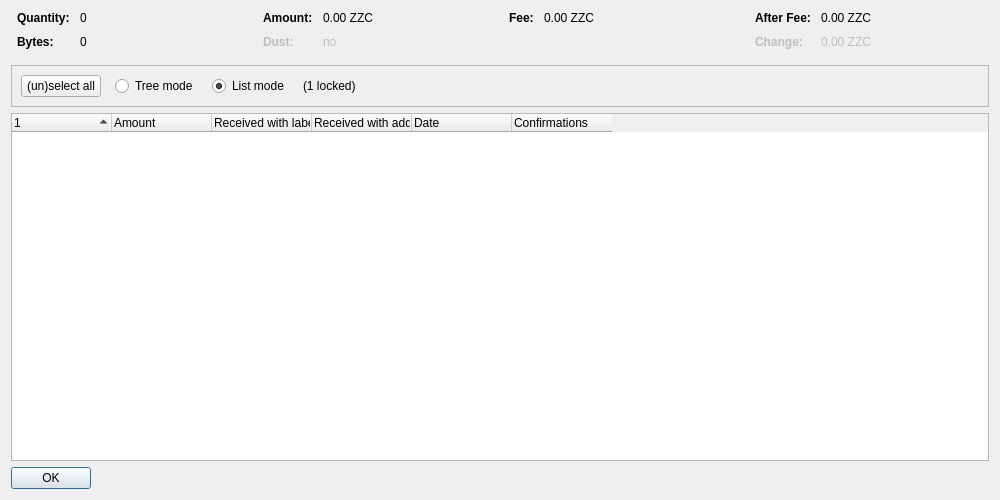
<?xml version="1.0" encoding="UTF-8"?>
<ui version="4.0">
 <class>CoinControlDialog</class>
 <widget class="QDialog" name="CoinControlDialog">
  <property name="geometry">
   <rect>
    <x>0</x>
    <y>0</y>
    <width>1000</width>
    <height>500</height>
   </rect>
  </property>
  <property name="windowTitle">
   <string>Coin Selection</string>
  </property>
  <layout class="QVBoxLayout" name="verticalLayout">
   <item>
    <layout class="QHBoxLayout" name="horizontalLayoutTop" stretch="0,0,0,0">
     <property name="topMargin">
      <number>0</number>
     </property>
     <property name="bottomMargin">
      <number>10</number>
     </property>
     <item>
      <layout class="QFormLayout" name="formLayoutCoinControl1">
       <property name="horizontalSpacing">
        <number>10</number>
       </property>
       <property name="verticalSpacing">
        <number>10</number>
       </property>
       <property name="leftMargin">
        <number>6</number>
       </property>
       <property name="rightMargin">
        <number>6</number>
       </property>
       <item row="0" column="0">
        <widget class="QLabel" name="labelCoinControlQuantityText">
         <property name="font">
          <font>
           <weight>75</weight>
           <bold>true</bold>
          </font>
         </property>
         <property name="text">
          <string>Quantity:</string>
         </property>
        </widget>
       </item>
       <item row="0" column="1">
        <widget class="QLabel" name="labelCoinControlQuantity">
         <property name="cursor">
          <cursorShape>IBeamCursor</cursorShape>
         </property>
         <property name="contextMenuPolicy">
          <enum>Qt::ActionsContextMenu</enum>
         </property>
         <property name="text">
          <string notr="true">0</string>
         </property>
         <property name="textInteractionFlags">
          <set>Qt::LinksAccessibleByMouse|Qt::TextSelectableByKeyboard|Qt::TextSelectableByMouse</set>
         </property>
        </widget>
       </item>
       <item row="1" column="0">
        <widget class="QLabel" name="labelCoinControlBytesText">
         <property name="font">
          <font>
           <weight>75</weight>
           <bold>true</bold>
          </font>
         </property>
         <property name="text">
          <string>Bytes:</string>
         </property>
        </widget>
       </item>
       <item row="1" column="1">
        <widget class="QLabel" name="labelCoinControlBytes">
         <property name="cursor">
          <cursorShape>IBeamCursor</cursorShape>
         </property>
         <property name="contextMenuPolicy">
          <enum>Qt::ActionsContextMenu</enum>
         </property>
         <property name="text">
          <string notr="true">0</string>
         </property>
         <property name="textInteractionFlags">
          <set>Qt::LinksAccessibleByMouse|Qt::TextSelectableByKeyboard|Qt::TextSelectableByMouse</set>
         </property>
        </widget>
       </item>
      </layout>
     </item>
     <item>
      <layout class="QFormLayout" name="formLayoutCoinControl2">
       <property name="horizontalSpacing">
        <number>10</number>
       </property>
       <property name="verticalSpacing">
        <number>10</number>
       </property>
       <property name="leftMargin">
        <number>6</number>
       </property>
       <property name="rightMargin">
        <number>6</number>
       </property>
       <item row="0" column="0">
        <widget class="QLabel" name="labelCoinControlAmountText">
         <property name="font">
          <font>
           <weight>75</weight>
           <bold>true</bold>
          </font>
         </property>
         <property name="text">
          <string>Amount:</string>
         </property>
        </widget>
       </item>
       <item row="0" column="1">
        <widget class="QLabel" name="labelCoinControlAmount">
         <property name="cursor">
          <cursorShape>IBeamCursor</cursorShape>
         </property>
         <property name="contextMenuPolicy">
          <enum>Qt::ActionsContextMenu</enum>
         </property>
         <property name="text">
          <string notr="true">0.00 ZZC</string>
         </property>
         <property name="textInteractionFlags">
          <set>Qt::LinksAccessibleByMouse|Qt::TextSelectableByKeyboard|Qt::TextSelectableByMouse</set>
         </property>
        </widget>
       </item>
       <item row="1" column="0">
        <widget class="QLabel" name="labelCoinControlLowOutputText">
         <property name="enabled">
          <bool>false</bool>
         </property>
         <property name="font">
          <font>
           <weight>75</weight>
           <bold>true</bold>
          </font>
         </property>
         <property name="text">
          <string>Dust:</string>
         </property>
        </widget>
       </item>
       <item row="1" column="1">
        <widget class="QLabel" name="labelCoinControlLowOutput">
         <property name="enabled">
          <bool>false</bool>
         </property>
         <property name="cursor">
          <cursorShape>IBeamCursor</cursorShape>
         </property>
         <property name="contextMenuPolicy">
          <enum>Qt::ActionsContextMenu</enum>
         </property>
         <property name="text">
          <string notr="true">no</string>
         </property>
         <property name="textInteractionFlags">
          <set>Qt::LinksAccessibleByMouse|Qt::TextSelectableByKeyboard|Qt::TextSelectableByMouse</set>
         </property>
        </widget>
       </item>
      </layout>
     </item>
     <item>
      <layout class="QFormLayout" name="formLayoutCoinControl3">
       <property name="horizontalSpacing">
        <number>10</number>
       </property>
       <property name="verticalSpacing">
        <number>10</number>
       </property>
       <property name="leftMargin">
        <number>6</number>
       </property>
       <property name="rightMargin">
        <number>6</number>
       </property>
       <item row="0" column="0">
        <widget class="QLabel" name="labelCoinControlFeeText">
         <property name="font">
          <font>
           <weight>75</weight>
           <bold>true</bold>
          </font>
         </property>
         <property name="text">
          <string>Fee:</string>
         </property>
        </widget>
       </item>
       <item row="0" column="1">
        <widget class="QLabel" name="labelCoinControlFee">
         <property name="cursor">
          <cursorShape>IBeamCursor</cursorShape>
         </property>
         <property name="contextMenuPolicy">
          <enum>Qt::ActionsContextMenu</enum>
         </property>
         <property name="text">
          <string notr="true">0.00 ZZC</string>
         </property>
         <property name="textInteractionFlags">
          <set>Qt::LinksAccessibleByMouse|Qt::TextSelectableByKeyboard|Qt::TextSelectableByMouse</set>
         </property>
        </widget>
       </item>
      </layout>
     </item>
     <item>
      <layout class="QFormLayout" name="formLayoutCoinControl4">
       <property name="horizontalSpacing">
        <number>10</number>
       </property>
       <property name="verticalSpacing">
        <number>10</number>
       </property>
       <property name="leftMargin">
        <number>6</number>
       </property>
       <property name="rightMargin">
        <number>6</number>
       </property>
       <item row="0" column="0">
        <widget class="QLabel" name="labelCoinControlAfterFeeText">
         <property name="font">
          <font>
           <weight>75</weight>
           <bold>true</bold>
          </font>
         </property>
         <property name="text">
          <string>After Fee:</string>
         </property>
        </widget>
       </item>
       <item row="0" column="1">
        <widget class="QLabel" name="labelCoinControlAfterFee">
         <property name="cursor">
          <cursorShape>IBeamCursor</cursorShape>
         </property>
         <property name="contextMenuPolicy">
          <enum>Qt::ActionsContextMenu</enum>
         </property>
         <property name="text">
          <string notr="true">0.00 ZZC</string>
         </property>
         <property name="textInteractionFlags">
          <set>Qt::LinksAccessibleByMouse|Qt::TextSelectableByKeyboard|Qt::TextSelectableByMouse</set>
         </property>
        </widget>
       </item>
       <item row="1" column="0">
        <widget class="QLabel" name="labelCoinControlChangeText">
         <property name="enabled">
          <bool>false</bool>
         </property>
         <property name="font">
          <font>
           <weight>75</weight>
           <bold>true</bold>
          </font>
         </property>
         <property name="text">
          <string>Change:</string>
         </property>
        </widget>
       </item>
       <item row="1" column="1">
        <widget class="QLabel" name="labelCoinControlChange">
         <property name="enabled">
          <bool>false</bool>
         </property>
         <property name="cursor">
          <cursorShape>IBeamCursor</cursorShape>
         </property>
         <property name="contextMenuPolicy">
          <enum>Qt::ActionsContextMenu</enum>
         </property>
         <property name="text">
          <string notr="true">0.00 ZZC</string>
         </property>
         <property name="textInteractionFlags">
          <set>Qt::LinksAccessibleByMouse|Qt::TextSelectableByKeyboard|Qt::TextSelectableByMouse</set>
         </property>
        </widget>
       </item>
      </layout>
     </item>
    </layout>
   </item>
   <item>
    <widget class="QFrame" name="frame">
     <property name="minimumSize">
      <size>
       <width>0</width>
       <height>40</height>
      </size>
     </property>
     <property name="frameShape">
      <enum>QFrame::StyledPanel</enum>
     </property>
     <property name="frameShadow">
      <enum>QFrame::Sunken</enum>
     </property>
     <layout class="QHBoxLayout" name="horizontalLayout">
      <item>
       <layout class="QHBoxLayout" name="horizontalLayoutPanel" stretch="0,0,0,0,0">
        <property name="spacing">
         <number>14</number>
        </property>
        <item>
         <widget class="QPushButton" name="pushButtonSelectAll">
          <property name="sizePolicy">
           <sizepolicy hsizetype="Maximum" vsizetype="Fixed">
            <horstretch>0</horstretch>
            <verstretch>0</verstretch>
           </sizepolicy>
          </property>
          <property name="text">
           <string>(un)select all</string>
          </property>
          <property name="autoDefault">
           <bool>false</bool>
          </property>
         </widget>
        </item>
        <item>
         <widget class="QRadioButton" name="radioTreeMode">
          <property name="sizePolicy">
           <sizepolicy hsizetype="Maximum" vsizetype="Fixed">
            <horstretch>0</horstretch>
            <verstretch>0</verstretch>
           </sizepolicy>
          </property>
          <property name="text">
           <string>Tree mode</string>
          </property>
         </widget>
        </item>
        <item>
         <widget class="QRadioButton" name="radioListMode">
          <property name="sizePolicy">
           <sizepolicy hsizetype="Maximum" vsizetype="Fixed">
            <horstretch>0</horstretch>
            <verstretch>0</verstretch>
           </sizepolicy>
          </property>
          <property name="text">
           <string>List mode</string>
          </property>
          <property name="checked">
           <bool>true</bool>
          </property>
         </widget>
        </item>
        <item>
         <widget class="QLabel" name="labelLocked">
          <property name="text">
           <string notr="true">(1 locked)</string>
          </property>
         </widget>
        </item>
        <item>
         <spacer name="horizontalSpacer">
          <property name="orientation">
           <enum>Qt::Horizontal</enum>
          </property>
          <property name="sizeHint" stdset="0">
           <size>
            <width>40</width>
            <height>20</height>
           </size>
          </property>
         </spacer>
        </item>
       </layout>
      </item>
     </layout>
    </widget>
   </item>
   <item>
    <widget class="CoinControlTreeWidget" name="treeWidget">
     <property name="contextMenuPolicy">
      <enum>Qt::CustomContextMenu</enum>
     </property>
     <property name="sortingEnabled">
      <bool>false</bool>
     </property>
     <property name="columnCount">
      <number>6</number>
     </property>
     <attribute name="headerShowSortIndicator" stdset="0">
      <bool>true</bool>
     </attribute>
     <attribute name="headerStretchLastSection">
      <bool>false</bool>
     </attribute>
     <column>
      <property name="text">
       <string/>
      </property>
     </column>
     <column>
      <property name="text">
       <string>Amount</string>
      </property>
     </column>
     <column>
      <property name="text">
       <string>Received with label</string>
      </property>
     </column>
     <column>
      <property name="text">
       <string>Received with address</string>
      </property>
     </column>
     <column>
      <property name="text">
       <string>Date</string>
      </property>
     </column>
     <column>
      <property name="text">
       <string>Confirmations</string>
      </property>
      <property name="toolTip">
       <string>Confirmed</string>
      </property>
     </column>
     <column>
      <property name="text">
       <string/>
      </property>
     </column>
     <column>
      <property name="text">
       <string/>
      </property>
     </column>
     <column>
      <property name="text">
       <string/>
      </property>
     </column>
     <column>
      <property name="text">
       <string/>
      </property>
     </column>
    </widget>
   </item>
   <item>
    <widget class="QDialogButtonBox" name="buttonBox">
     <property name="sizePolicy">
      <sizepolicy hsizetype="Maximum" vsizetype="Fixed">
       <horstretch>0</horstretch>
       <verstretch>0</verstretch>
      </sizepolicy>
     </property>
     <property name="orientation">
      <enum>Qt::Horizontal</enum>
     </property>
     <property name="standardButtons">
      <set>QDialogButtonBox::Ok</set>
     </property>
    </widget>
   </item>
  </layout>
 </widget>
 <customwidgets>
  <customwidget>
   <class>CoinControlTreeWidget</class>
   <extends>QTreeWidget</extends>
   <header>qt/coincontroltreewidget.h</header>
  </customwidget>
 </customwidgets>
 <resources/>
 <connections/>
</ui>
